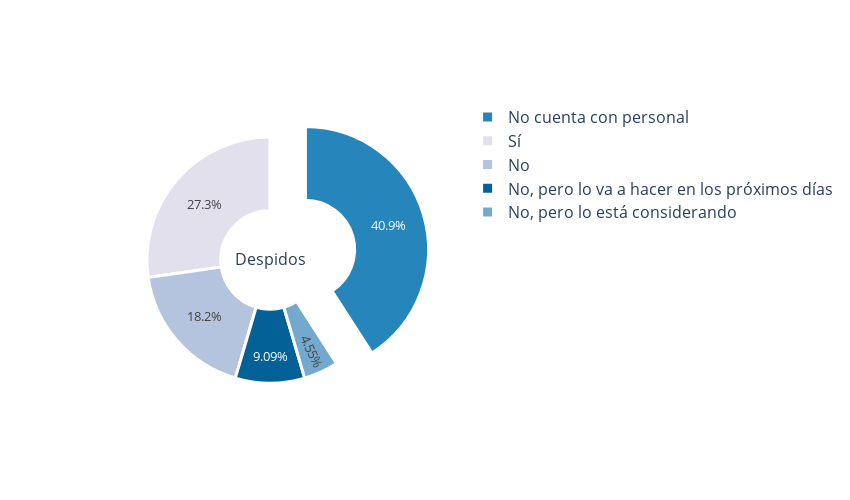

Write notebook code for a chart like this one.
### Code cell
#despidos
si=0 
no = 0 
np = 0 
nc=0 
npd=0
for i in range(0, len(df)):
    if df['despidos'][i] == 'No':
        no += 1
    if df['despidos'][i] == 'No cuenta con personal':
        np += 1
    if df['despidos'][i] == 'No, pero lo está considerando':
        nc += 1
    if df['despidos'][i] == 'No, pero lo va a hacer en los próximos días':
        npd += 1
    if df['despidos'][i] == 'Sí':
        si += 1
names = ['Sí','No','No, pero lo está considerando','No cuenta con personal','No, pero lo va a hacer en los próximos días']
result = [si, no, np, nc, npd]


pie_chart(result, names, 'Despidos', 'PuBu')

### Figure 1 — Plotly figure (JSON) as saved in the notebook; plotly's stock layout.template omitted (floating-point values rounded to 4 significant figures)
{"data": [{"hole": 0.4, "labels": ["Sí", "No", "No, pero lo está considerando", "No cuenta con personal", "No, pero lo va a hacer en los próximos días"], "marker": {"colors": ["#e3e0ee", "#b4c4df", "#73a9cf", "#2685bb", "#046198"], "line": {"color": "#FFFFFF", "width": 3}}, "pull": [0, 0, 0, 0.3, 0], "textfont": {"size": 13}, "title": {"text": "Despidos"}, "type": "pie", "values": [12, 8, 2, 18, 4]}], "layout": {"autosize": false, "font": {"size": 16}, "height": 500, "width": 850}}
